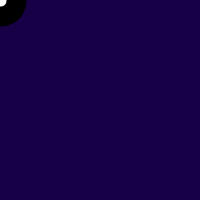
Frame 1 (no input)
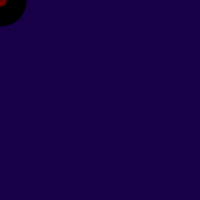
Frame 60 (the mouse pressed at the canvas centre just before this capture)
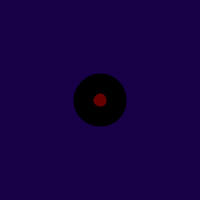
Frame 120 (the mouse held since frame 60 and released just before this capture)

The Processing sketch that drew these frames (run headless with seeded random() and noise(); from frame 60 on, the mouse is pressed at the canvas centre):

// Processing sketch: week4_23_1
// ── week4_23_1.pde
void setup() {
size(200, 200);
strokeWeight(20);

smooth();
}
void draw(){
  background(23,0,70);
  ellipse(mouseX,mouseY,33,33);
  fill(100,0,0);
}
